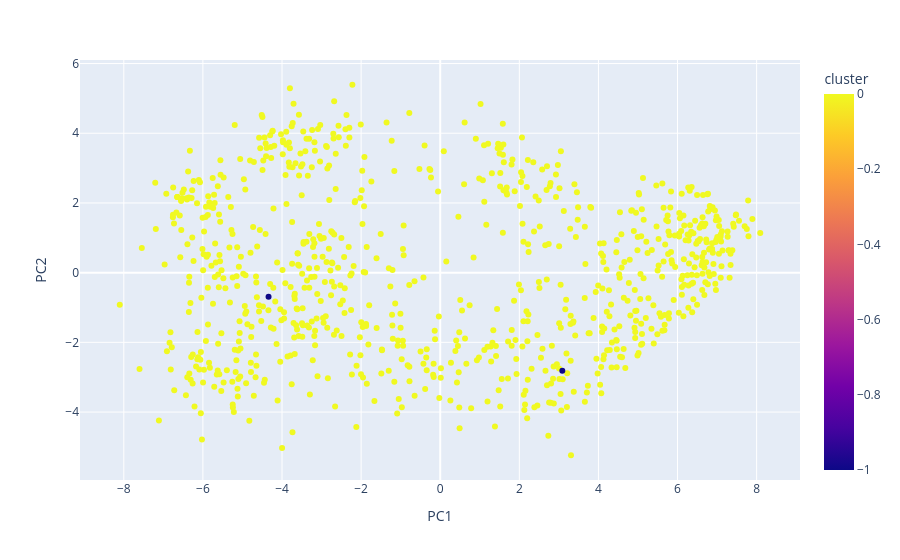

The code cell stored with this chart in its notebook:
### Code cell
from sklearn.cluster import DBSCAN

dbscan = DBSCAN(eps = 5.3, min_samples = components.shape[1] * 2)
dbscan_labels = dbscan.fit_predict(components)
candidate_info['cluster'] = dbscan_labels

fig = px.scatter(
    candidate_info,
    x = 'PC1',
    y = 'PC2',
    color = 'cluster',
    hover_data = ['navn', 'parti']
)

fig.show()

### Figure 1 — Plotly figure (JSON) as saved in the notebook; plotly's stock layout.template omitted (floating-point values rounded to 4 significant figures; data arrays with more than 128 entries replaced by an {"elided": "..."} marker saying what was removed)
{"data": [{"customdata": {"elided": "867x2 str values"}, "hovertemplate": "PC1=%{x}<br>PC2=%{y}<br>navn=%{customdata[0]}<br>parti=%{customdata[1]}<br>cluster=%{marker.color}<extra></extra>", "legendgroup": "", "marker": {"color": {"elided": "867 int values"}, "coloraxis": "coloraxis", "symbol": "circle"}, "mode": "markers", "name": "", "orientation": "v", "showlegend": false, "type": "scatter", "x": {"elided": "867 float values"}, "xaxis": "x", "y": {"elided": "867 float values"}, "yaxis": "y"}], "layout": {"coloraxis": {"colorbar": {"title": {"text": "cluster"}}, "colorscale": [[0, "#0d0887"], [0.1111, "#46039f"], [0.2222, "#7201a8"], [0.3333, "#9c179e"], [0.4444, "#bd3786"], [0.5556, "#d8576b"], [0.6667, "#ed7953"], [0.7778, "#fb9f3a"], [0.8889, "#fdca26"], [1, "#f0f921"]]}, "legend": {"tracegroupgap": 0}, "margin": {"t": 60}, "xaxis": {"anchor": "y", "domain": [0, 1], "title": {"text": "PC1"}}, "yaxis": {"anchor": "x", "domain": [0, 1], "title": {"text": "PC2"}}}}
